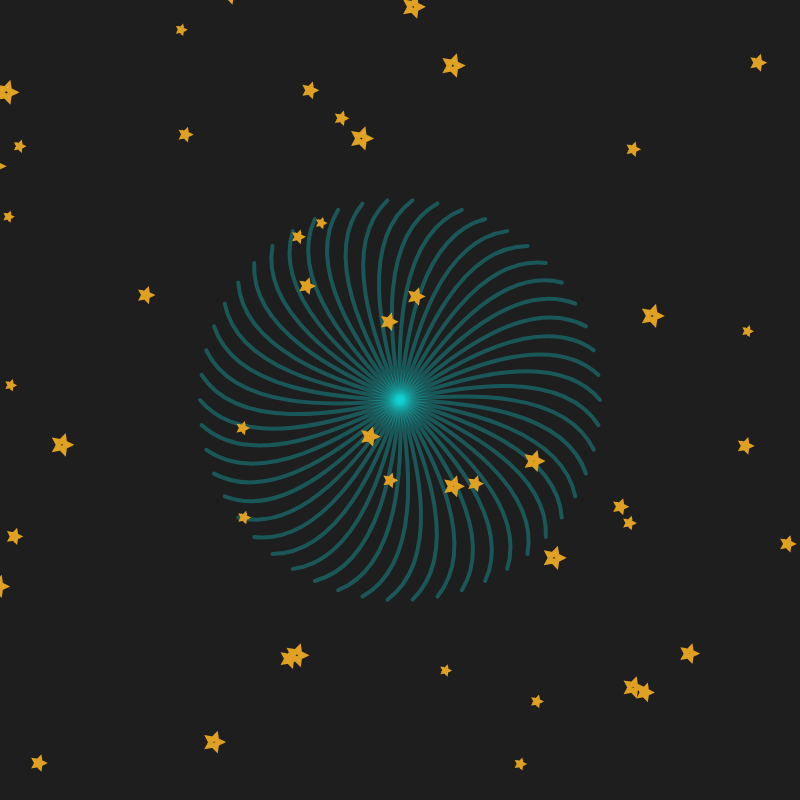
Frame 1 (no input)
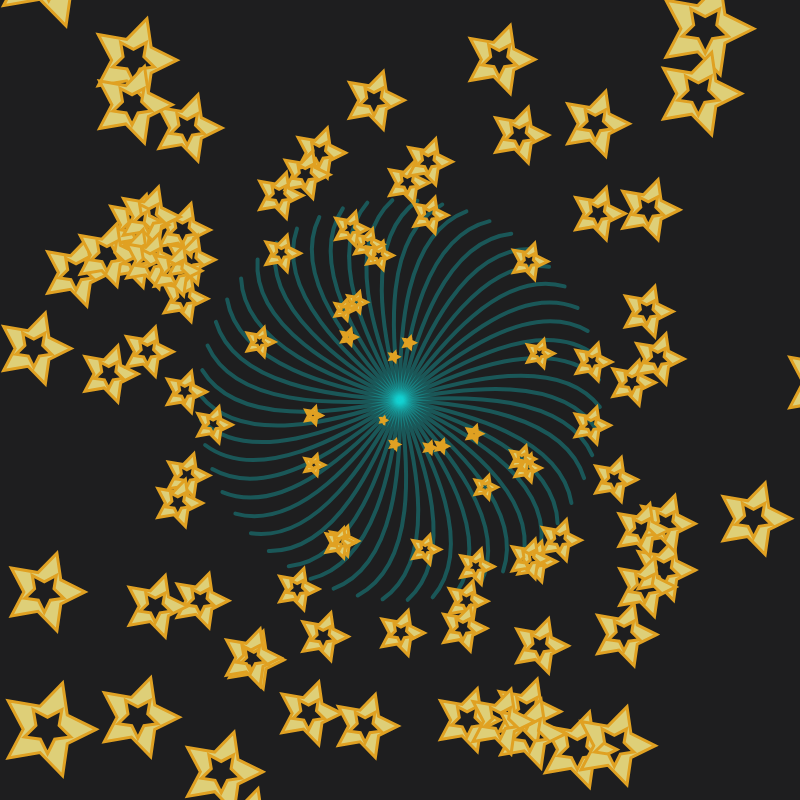
Frame 60 (no input)
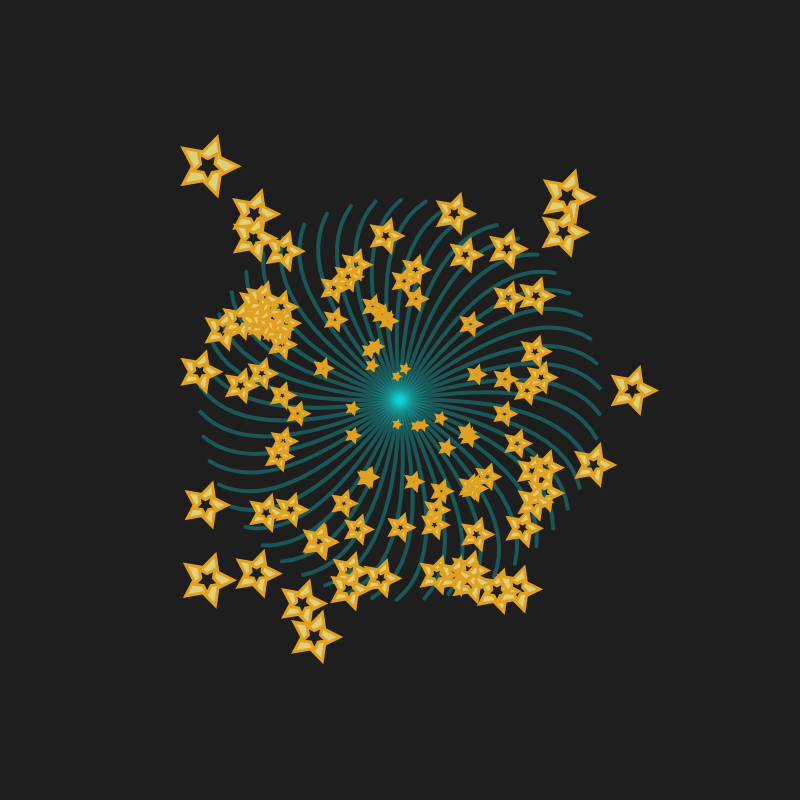
Frame 120 (the mouse pressed at the canvas centre since frame 60)

The p5.js sketch that drew these frames (run headless with seeded random() and noise() and a simulated clock; from frame 60 on, the mouse is pressed at the canvas centre):

// p5.js sketch
// ── sketch.js
let stars = [];
let bhole = [];
function setup() {
  createCanvas(800, 800);

  for (let i = 0; i < 100; i++) {
    stars.push(
      new star(
        random(random(-400, -800), random(400, 800)),
        random(random(-400, -800), random(400, 800)),
        random(3, 10)
      )
    );
    
    if (i % 2 == 0)
      bhole.push(new blackHole(0, 0, 200, map(i, 0, 100, 0, 360)));
  }
}

function draw() {
  push();                                                                //GIVE THE SKETCH A BACKGROUND
  background('#1e1e1f');                                                //COLOR MODE HEX 
  pop();                                                                //COLOR NUMBER ONE
  translate(400, 400);

  for (let i = 0; i < bhole.length; i++) {
    push();
    colorMode(RGB, 100, 100, 100, 100);                                 //COLOR MODE RGB
    stroke(8, 82, 82, 32);                                              //COLOR NUMBER TWO
    strokeWeight(4);
    bhole[i].show();
    pop();
  }

  stars.forEach(function (s) {
    s.show();
    s.update();
  });
}

function star(x, y, size) {
  this.x = x;
  this.y = y;
  this.size = size;
  this.width = size;
  this.height = size;

  this.update = function () {
    let target = createVector(0, 0);
    let distance = target.dist(createVector(this.x, this.y));

    let mappedDistance = map(distance, 100, 0, 1, 0);
    target.sub(createVector(this.x, this.y));
    target.normalize();

    target.mult(mappedDistance);

    this.x = this.x + target.x;
    this.y = this.y + target.y;
    this.size = map(distance, 100, 0, 10, 0);

    if (mappedDistance < 0.2) {
      this.x = random(random(-400, -800), random(400, 800));
      this.y = random(random(-400, -800), random(400, 800));
    }
  };

  this.show = function () {
    push();
    beginShape();                                                    // USING SHAPE
    colorMode(HSB, 360,100,100,100);                                 //COLOR MODE HSB
    fill(51,46,87,100);                                              // COLOR NUMBER THREE
    strokeWeight(3);
    stroke(40,85,88);                                                //COLOR NUMBER FOUR
    let angle = 0;
    for (let i = 0; i < 10; i++) {
      let vertexDistance = i % 2 == 0 ? this.size : this.size / 2;
      vertex(
        this.x + vertexDistance * cos(radians(angle)),
        this.y + vertexDistance * sin(radians(angle))
      );
      angle += 36;
    }
    
    angle = 0; 

    beginContour();                                                //USING CONTOUR
  
    for (let i = 0; i < 10; i++) {
      let vertexDistance = i % 2 == 0 ? this.size : this.size / 2;
      vertex(
        this.x + (vertexDistance/2) * sin(radians(angle)),
        this.y + (vertexDistance/2) * cos(radians(angle))
      );
      angle += 36;
    }
    endContour();
    
    endShape(CLOSE);
    pop();
  }
  
}

function blackHole(x, y, size, angle) {
  this.x = x;
  this.y = y;
  this.size = size;
  this.angle = angle;

  this.x2 = function () {
    return this.x + (this.size / 3) * cos(radians(this.angle + 340));
  };

  this.y2 = function () {
    return this.y + (this.size / 3) * sin(radians(this.angle + 340));
  };

  this.x3 = function () {
    return this.x4() + (this.size / 3) * cos(radians(this.angle + 230));
  };

  this.y3 = function () {
    return this.y4() + (this.size / 3) * sin(radians(this.angle + 230));
  };

  this.x4 = function () {
    return this.x + this.size * cos(radians(this.angle));
  };

  this.y4 = function () {
    return this.y + this.size * sin(radians(this.angle));
  };

  this.show = function () {
    noFill();
    bezier(                                                                 //USING BEZIER 
      this.x,
      this.y,
      this.x2(),
      this.y2(),
      this.x3(),
      this.y3(),
      this.x4(),
      this.y4()
    );
    if (this.angle > 359) this.angle = 0;
    this.angle += 1;
  };
}
